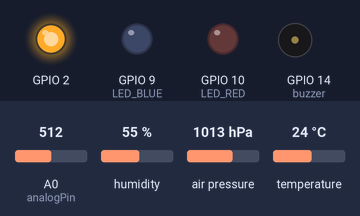
This sketch was run on a simulated ESP8266 (NodeMCU). On the bench: output pins drawn as LEDs (lit = HIGH), buzzer (waves = sounding, pin HIGH). The test bench sets the inputs (shaded band); at power-on: A0 (analogPin) = 512, humidity 55 %, air pressure 1013 hPa, temperature 24 °C. WiFi joins after 1.5 s; servers stay silent unless stated; no MQTT or app messages arrive unless stated; what the sketch prints to the serial monitor is not drawn.

Above: at 2.7 s.
2.8 s: A0 (analogPin) set to 195
At 6.1 s:
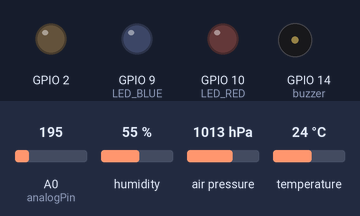
7.1 s: A0 (analogPin) set to 166
At 10.5 s:
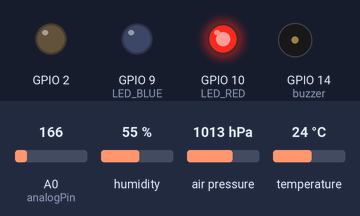
At 11.3 s:
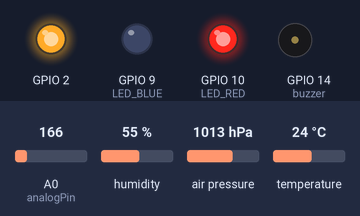
Timing chart, 0 to 22.4 s (numbered marks = the images above; inputs shaded):
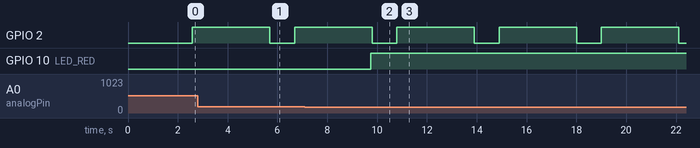

The sketch:

EstacionMetereologica_Sensordegas_ESP32NodeMCU.ino
```cpp
#include <PubSubClient.h>
#include <ESP8266WiFi.h>
#include <stdlib.h>
#include <Wire.h>
#include <Adafruit_Sensor.h>
#include <Adafruit_BME280.h>

#define SEALEVELPRESSURE_HPA (1013.25)

// Definición de pin de MQ2
#define sensorPin 0 //D3-Naranja

// Definición de pin para ADC
#define analogPin A0 /* ESP8266 Analog Pin ADC0 = A0 */

/////////////////// DEFINICIÓN PINES DE LOS LEDS ////////////////////
#define LED_BLUE 9 // LED AZUL
#define LED_RED  10 // LED ROJO

// WiFi
// Casa
//const char *ssid =  "REX2.4";    // replace with your wifi ssid and wpa2 key
//const char *pass =  "Daniel0625";//WiFi Password
// Teléfono
const char *ssid =  "Daniel's Galaxy Note20 Ultra";    // replace with your wifi ssid and wpa2 key
const char *pass =  "19990625";//WiFi Password
// Buzzer
const unsigned char buzzer= 14; //D5-VERDE KK

// Ventilador
//int MOTOR= 12; //D5-VERDE KK
// Gas
int lpg;
int lpgA;
// Variables de estación de clima
float TEMP;
float HUM;
float PRESS;
float ALT;
// Lectura de ADC
int adcValue = 0;  /* Variable to store Output of ADC */
float BAT;  /* Variable to store Output of ADC */


// BMP280
Adafruit_BME280 bme; // I2C

WiFiClient client;
PubSubClient pubsub_client(client);

void setup()
{
  pinMode(LED_BUILTIN, OUTPUT);  // Initialize the LED_BUILTIN pin as an output
  pinMode(buzzer, OUTPUT);
  pinMode(LED_RED, OUTPUT); // Configuración LED rojo como salida
  pinMode(LED_BLUE, OUTPUT); // Configuración LED azul como salida
  ///pinMode(MOTOR, OUTPUT);

  Serial.begin(9600);
  delay(10);


  Serial.println(F("BME280 test"));

  bool status;

  // default settings
  // (you can also pass in a Wire library object like &Wire2)
  status = bme.begin(0x76);
  if (!status) {
    Serial.println("Could not detect a BME280 sensor, Fix wiring Connections!");
    while (1);
  }

  Serial.println("-- Print BME280 readings--");
  Serial.println();


  Serial.println("Connecting to ");
  Serial.println(ssid);

  WiFi.begin(ssid, pass);
  while (WiFi.status() != WL_CONNECTED)
    {
      delay(500);
      Serial.print(".");
    }
  Serial.println("");
  Serial.println("WiFi connected");

  pubsub_client.setServer("iot.eie.ucr.ac.cr", 1883); // This is default if you are using thingsboard

  while (!pubsub_client.connect ("Lab_04_B72018_B87388","aknw9qgidmkg8t5radyi", NULL)) // This need to be configured by adding a new device and copying the access token
    {
      delay(500);
      Serial.print(".");
    }
    Serial.println("");
    Serial.println("Thingsboard connected");
}

void loop()
{
  lpg = digitalRead(sensorPin);
  Serial.print("Air:");
  Serial.println(lpg);
  digitalWrite(LED_BUILTIN, LOW);
  delay(1000);                      // Wait for a second
  digitalWrite(LED_BUILTIN, HIGH);  // Turn the LED off by making the voltage HIGH
  delay(2000);

  adcValue = analogRead(analogPin); /* Read the Analog Input value */
  BAT=(((float)adcValue/920)*100);
  Serial.print("Bateria = ");
  Serial.print(BAT);
  Serial.println("%");

  Serial.print("Temperature = ");
  TEMP=bme.readTemperature();
  Serial.print(TEMP);
  Serial.println(" *C");

  Serial.print("Pressure = ");
  PRESS=(bme.readPressure() / 100.0F);
  Serial.print(PRESS);
  Serial.println(" hPa");

  Serial.print("Approx. Altitude = ");
  ALT=(bme.readAltitude(SEALEVELPRESSURE_HPA));
  Serial.print(ALT);
  Serial.println(" m");

  Serial.print("Humidity = ");
  HUM=bme.readHumidity();
  Serial.print(HUM);
  Serial.println(" %");

  Serial.println();
  delay(1000);

  // Encender el LED rojo si la batería está baja
  if (BAT < 20) { // Valor menor a 20
    digitalWrite(LED_RED, HIGH); // Encender el LED rojo
  }

  if (lpg == 0)
  {
  Serial.println("Smoke: Detected!");
  digitalWrite(LED_BLUE, HIGH); // Encender el LED AZUL cuando se detecte humo
  // Se enciende motor
  //digitalWrite(MOTOR, HIGH);
  tone(buzzer, 1000); // Enviar señal de sonido a 1KHz
  delay(1000);        // Durante 1 segundo
  noTone(buzzer);     // Detener el sonido
  delay(1000);        // Esperar 1 segundo
  }
  // Motor apagado
  //digitalWrite(MOTOR, LOW);
  // Crear el payload JSON con todas las variables
  String payload = "{";
  payload += "\"lpg\":"; payload += !lpg;
  payload += ",\"temperature\":"; payload += TEMP;
  payload += ",\"pressure\":"; payload += PRESS;
  payload += ",\"altitude\":"; payload += ALT;
  payload += ",\"humidity\":"; payload += HUM;
  payload += ",\"BAT\":"; payload += BAT;
  payload += "}";
  Serial.println(payload);

  // Publicar el payload en ThingsBoard
  if(pubsub_client.publish("v1/devices/me/telemetry", payload.c_str()))
    Serial.println("Published");

  else {
    digitalWrite(LED_BLUE, LOW); // Apagar el LED AZUL si no se ha detectado humo
    digitalWrite(LED_RED, LOW); // Apagar el LED ROJO si la batería no está baja
  }
}
```

Measured:
- the behaviour switches between 184 and 183 on A0 (analogPin) (found by bisection; images 1 and 2)
- after the input at 7.1 s, GPIO 10 (LED_RED): LOW → HIGH after 2.6 s
- by itself, GPIO 2: alternates HIGH for 3.1 s and LOW for 1.0 s
